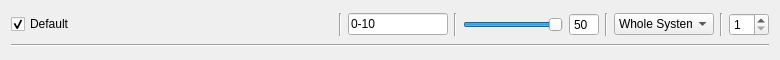
<?xml version="1.0" encoding="UTF-8"?>
<ui version="4.0">
 <class>Form</class>
 <widget class="QWidget" name="Form">
  <property name="windowModality">
   <enum>Qt::WindowModal</enum>
  </property>
  <property name="geometry">
   <rect>
    <x>0</x>
    <y>0</y>
    <width>780</width>
    <height>60</height>
   </rect>
  </property>
  <property name="sizePolicy">
   <sizepolicy hsizetype="Preferred" vsizetype="Fixed">
    <horstretch>0</horstretch>
    <verstretch>0</verstretch>
   </sizepolicy>
  </property>
  <property name="minimumSize">
   <size>
    <width>100</width>
    <height>58</height>
   </size>
  </property>
  <property name="maximumSize">
   <size>
    <width>16777215</width>
    <height>60</height>
   </size>
  </property>
  <property name="windowTitle">
   <string>Form</string>
  </property>
  <property name="windowOpacity">
   <double>0.500000000000000</double>
  </property>
  <property name="autoFillBackground">
   <bool>true</bool>
  </property>
  <property name="styleSheet">
   <string notr="true"/>
  </property>
  <layout class="QVBoxLayout" name="verticalLayout">
   <item>
    <layout class="QHBoxLayout" name="horizontalLayout">
     <property name="sizeConstraint">
      <enum>QLayout::SetDefaultConstraint</enum>
     </property>
     <property name="topMargin">
      <number>0</number>
     </property>
     <item>
      <widget class="QCheckBox" name="checkBox_layerEnable">
       <property name="maximumSize">
        <size>
         <width>16777215</width>
         <height>16777215</height>
        </size>
       </property>
       <property name="autoFillBackground">
        <bool>true</bool>
       </property>
       <property name="styleSheet">
        <string notr="true"/>
       </property>
       <property name="text">
        <string>Default</string>
       </property>
       <property name="checked">
        <bool>true</bool>
       </property>
      </widget>
     </item>
     <item>
      <widget class="Line" name="line_4">
       <property name="cursor">
        <cursorShape>ArrowCursor</cursorShape>
       </property>
       <property name="mouseTracking">
        <bool>false</bool>
       </property>
       <property name="orientation">
        <enum>Qt::Vertical</enum>
       </property>
      </widget>
     </item>
     <item>
      <widget class="QLineEdit" name="lineEdit_layerRange">
       <property name="enabled">
        <bool>true</bool>
       </property>
       <property name="maximumSize">
        <size>
         <width>100</width>
         <height>16777215</height>
        </size>
       </property>
       <property name="text">
        <string>0-10</string>
       </property>
      </widget>
     </item>
     <item>
      <widget class="Line" name="line_2">
       <property name="orientation">
        <enum>Qt::Vertical</enum>
       </property>
      </widget>
     </item>
     <item>
      <widget class="QSlider" name="layerPrioritySlider">
       <property name="sizePolicy">
        <sizepolicy hsizetype="Preferred" vsizetype="Fixed">
         <horstretch>0</horstretch>
         <verstretch>0</verstretch>
        </sizepolicy>
       </property>
       <property name="maximumSize">
        <size>
         <width>100</width>
         <height>16777215</height>
        </size>
       </property>
       <property name="autoFillBackground">
        <bool>false</bool>
       </property>
       <property name="styleSheet">
        <string notr="true"/>
       </property>
       <property name="maximum">
        <number>50</number>
       </property>
       <property name="value">
        <number>50</number>
       </property>
       <property name="orientation">
        <enum>Qt::Horizontal</enum>
       </property>
       <property name="invertedAppearance">
        <bool>false</bool>
       </property>
       <property name="invertedControls">
        <bool>false</bool>
       </property>
      </widget>
     </item>
     <item>
      <widget class="QSpinBox" name="spinBox_2">
       <property name="maximumSize">
        <size>
         <width>30</width>
         <height>16777215</height>
        </size>
       </property>
       <property name="buttonSymbols">
        <enum>QAbstractSpinBox::NoButtons</enum>
       </property>
       <property name="maximum">
        <number>50</number>
       </property>
       <property name="value">
        <number>50</number>
       </property>
      </widget>
     </item>
     <item>
      <widget class="Line" name="line_5">
       <property name="orientation">
        <enum>Qt::Vertical</enum>
       </property>
      </widget>
     </item>
     <item>
      <widget class="QComboBox" name="comboBox_layerPool">
       <property name="maximumSize">
        <size>
         <width>100</width>
         <height>16777215</height>
        </size>
       </property>
       <item>
        <property name="text">
         <string>Whole System</string>
        </property>
       </item>
       <item>
        <property name="text">
         <string>Yeti</string>
        </property>
       </item>
       <item>
        <property name="text">
         <string>1080TI</string>
        </property>
       </item>
       <item>
        <property name="text">
         <string>Redshift</string>
        </property>
       </item>
       <item>
        <property name="text">
         <string>This Machine</string>
        </property>
       </item>
      </widget>
     </item>
     <item>
      <widget class="Line" name="line_3">
       <property name="orientation">
        <enum>Qt::Vertical</enum>
       </property>
      </widget>
     </item>
     <item>
      <widget class="QSpinBox" name="spinBox_layerPacketSize">
       <property name="maximumSize">
        <size>
         <width>40</width>
         <height>16777215</height>
        </size>
       </property>
       <property name="minimum">
        <number>1</number>
       </property>
       <property name="maximum">
        <number>999</number>
       </property>
      </widget>
     </item>
    </layout>
   </item>
   <item>
    <widget class="Line" name="line">
     <property name="orientation">
      <enum>Qt::Horizontal</enum>
     </property>
    </widget>
   </item>
  </layout>
 </widget>
 <resources/>
 <connections>
  <connection>
   <sender>layerPrioritySlider</sender>
   <signal>valueChanged(int)</signal>
   <receiver>spinBox_2</receiver>
   <slot>setValue(int)</slot>
   <hints>
    <hint type="sourcelabel">
     <x>539</x>
     <y>35</y>
    </hint>
    <hint type="destinationlabel">
     <x>583</x>
     <y>33</y>
    </hint>
   </hints>
  </connection>
  <connection>
   <sender>spinBox_2</sender>
   <signal>valueChanged(int)</signal>
   <receiver>layerPrioritySlider</receiver>
   <slot>setValue(int)</slot>
   <hints>
    <hint type="sourcelabel">
     <x>583</x>
     <y>31</y>
    </hint>
    <hint type="destinationlabel">
     <x>539</x>
     <y>35</y>
    </hint>
   </hints>
  </connection>
  <connection>
   <sender>checkBox_layerEnable</sender>
   <signal>toggled(bool)</signal>
   <receiver>lineEdit_layerRange</receiver>
   <slot>setVisible(bool)</slot>
   <hints>
    <hint type="sourcelabel">
     <x>19</x>
     <y>23</y>
    </hint>
    <hint type="destinationlabel">
     <x>424</x>
     <y>32</y>
    </hint>
   </hints>
  </connection>
  <connection>
   <sender>checkBox_layerEnable</sender>
   <signal>toggled(bool)</signal>
   <receiver>line_4</receiver>
   <slot>setVisible(bool)</slot>
   <hints>
    <hint type="sourcelabel">
     <x>17</x>
     <y>22</y>
    </hint>
    <hint type="destinationlabel">
     <x>340</x>
     <y>17</y>
    </hint>
   </hints>
  </connection>
  <connection>
   <sender>checkBox_layerEnable</sender>
   <signal>toggled(bool)</signal>
   <receiver>line_2</receiver>
   <slot>setVisible(bool)</slot>
   <hints>
    <hint type="sourcelabel">
     <x>238</x>
     <y>18</y>
    </hint>
    <hint type="destinationlabel">
     <x>455</x>
     <y>18</y>
    </hint>
   </hints>
  </connection>
  <connection>
   <sender>checkBox_layerEnable</sender>
   <signal>toggled(bool)</signal>
   <receiver>layerPrioritySlider</receiver>
   <slot>setVisible(bool)</slot>
   <hints>
    <hint type="sourcelabel">
     <x>17</x>
     <y>27</y>
    </hint>
    <hint type="destinationlabel">
     <x>539</x>
     <y>29</y>
    </hint>
   </hints>
  </connection>
  <connection>
   <sender>checkBox_layerEnable</sender>
   <signal>toggled(bool)</signal>
   <receiver>spinBox_2</receiver>
   <slot>setVisible(bool)</slot>
   <hints>
    <hint type="sourcelabel">
     <x>238</x>
     <y>28</y>
    </hint>
    <hint type="destinationlabel">
     <x>583</x>
     <y>28</y>
    </hint>
   </hints>
  </connection>
  <connection>
   <sender>checkBox_layerEnable</sender>
   <signal>toggled(bool)</signal>
   <receiver>line_3</receiver>
   <slot>setVisible(bool)</slot>
   <hints>
    <hint type="sourcelabel">
     <x>19</x>
     <y>23</y>
    </hint>
    <hint type="destinationlabel">
     <x>721</x>
     <y>17</y>
    </hint>
   </hints>
  </connection>
  <connection>
   <sender>checkBox_layerEnable</sender>
   <signal>toggled(bool)</signal>
   <receiver>spinBox_layerPacketSize</receiver>
   <slot>setVisible(bool)</slot>
   <hints>
    <hint type="sourcelabel">
     <x>30</x>
     <y>27</y>
    </hint>
    <hint type="destinationlabel">
     <x>753</x>
     <y>27</y>
    </hint>
   </hints>
  </connection>
  <connection>
   <sender>checkBox_layerEnable</sender>
   <signal>toggled(bool)</signal>
   <receiver>comboBox_layerPool</receiver>
   <slot>setVisible(bool)</slot>
   <hints>
    <hint type="sourcelabel">
     <x>22</x>
     <y>26</y>
    </hint>
    <hint type="destinationlabel">
     <x>690</x>
     <y>26</y>
    </hint>
   </hints>
  </connection>
  <connection>
   <sender>checkBox_layerEnable</sender>
   <signal>toggled(bool)</signal>
   <receiver>line_3</receiver>
   <slot>setVisible(bool)</slot>
   <hints>
    <hint type="sourcelabel">
     <x>28</x>
     <y>22</y>
    </hint>
    <hint type="destinationlabel">
     <x>721</x>
     <y>35</y>
    </hint>
   </hints>
  </connection>
  <connection>
   <sender>checkBox_layerEnable</sender>
   <signal>toggled(bool)</signal>
   <receiver>line_4</receiver>
   <slot>setVisible(bool)</slot>
   <hints>
    <hint type="sourcelabel">
     <x>131</x>
     <y>22</y>
    </hint>
    <hint type="destinationlabel">
     <x>342</x>
     <y>22</y>
    </hint>
   </hints>
  </connection>
  <connection>
   <sender>checkBox_layerEnable</sender>
   <signal>toggled(bool)</signal>
   <receiver>line_5</receiver>
   <slot>setVisible(bool)</slot>
   <hints>
    <hint type="sourcelabel">
     <x>17</x>
     <y>23</y>
    </hint>
    <hint type="destinationlabel">
     <x>607</x>
     <y>13</y>
    </hint>
   </hints>
  </connection>
 </connections>
</ui>
